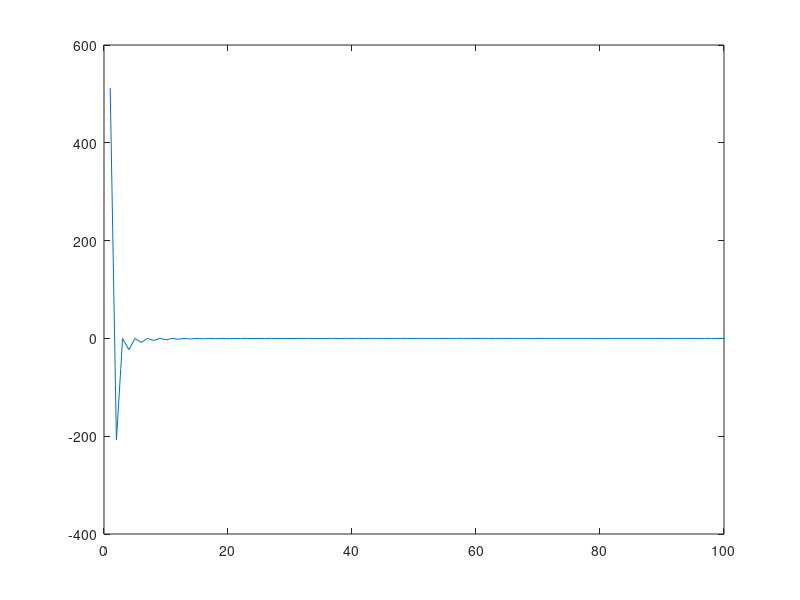

MATLAB code to generate this figure:
clc;clear;rng(1);
N=1000;
% 
% M=100
% 
% x=0.2/sqrt(2)*(randn(1,N)+1j*randn(1,N));
% [X,R] = corrmtx(x,M,'mod');
% 
% 
% x2=xcorr(x, M, 'unbiased');
% X2=toeplitz(x2(M+1:end));
% 
% 
% RR=X'*X;
% 
% e=R-RR;
% mean(mean(e))


w=bartlett(1025);

plot(real(fft(w)))
xlim([0,100])
